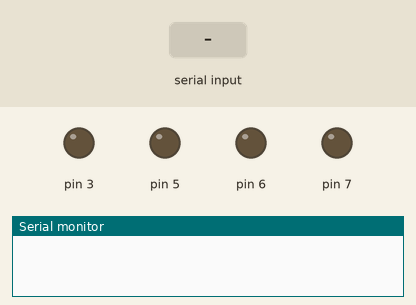
Simulated run of this sketch. Board: Arduino Uno, built with avr-gcc and run on an emulated ATmega328P. Shown: output pins drawn as LEDs (lit = HIGH), the last lines printed to the serial monitor. Inputs (shaded band) come from the test bench.

Above: at 1.2 s.
1.3 s: "fan_on" received over Serial
At 3.2 s:
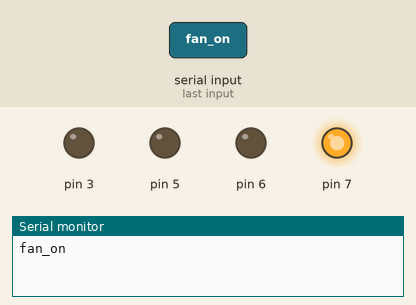
3.8 s: "on" received over Serial
At 6.0 s:
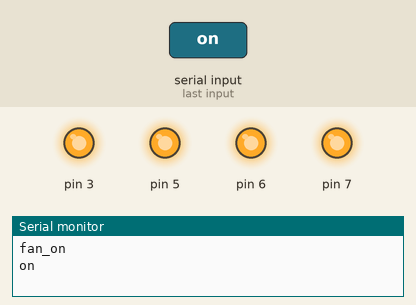
6.3 s: "fan_off" received over Serial
At 8.3 s:
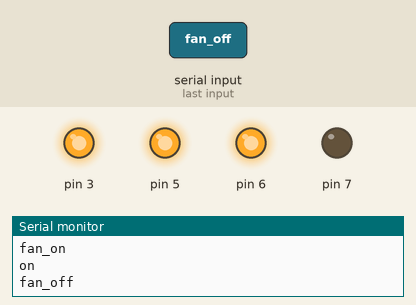
Timing chart, 0 to 9.8 s (numbered marks = the images above; inputs shaded):
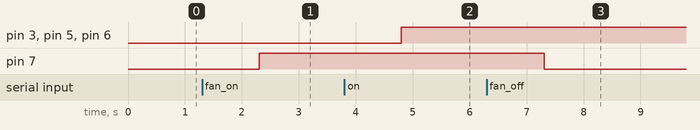

Measured:
- after the input at 1.3 s, pin 7: LOW → HIGH after 1.0 s
- after the input at 3.8 s, pin 3, pin 5, pin 6: LOW → HIGH after 1.0 s
- after the input at 6.3 s, pin 7: HIGH → LOW after 1.0 s

The sketch:

shreyas.ino
```cpp
void setup() {
  pinMode(3,OUTPUT);
  pinMode(5,OUTPUT);
  pinMode(6,OUTPUT);
  pinMode(7,OUTPUT);
 Serial.begin(9600);
 digitalWrite(3,LOW);
  // put your setup code here, to run once:

}
void one()
{
  digitalWrite(3,HIGH);
}
void two()
{
  digitalWrite(3,HIGH);
  digitalWrite(5,HIGH);

}
void three()
{
  digitalWrite(3,HIGH);
  digitalWrite(6,HIGH);
  digitalWrite(5,HIGH);

}
void off()
{
  digitalWrite(3,LOW);
  digitalWrite(5,LOW);
  digitalWrite(6,LOW);
  digitalWrite(7,LOW);
}
String r;
void loop() {
  while(Serial.available())
  {
   r=Serial.readString();
   Serial.println(r);
  }
  if(r=="fan_on")
  {
    digitalWrite(7,HIGH);
  }
  else if(r=="fan_off")
{
  digitalWrite(7,LOW);
}

  if(r=="on" || r=="three")
  {
    three();
  }
  else if(r=="two")
  {
    two();
  }
  else if(r=="one")
  {
    one();
  }
  else if(r=="all_on")
  {
    three();
    digitalWrite(7,HIGH);
  }
  else if(r=="off")
  {
    off();
  }

}
```
